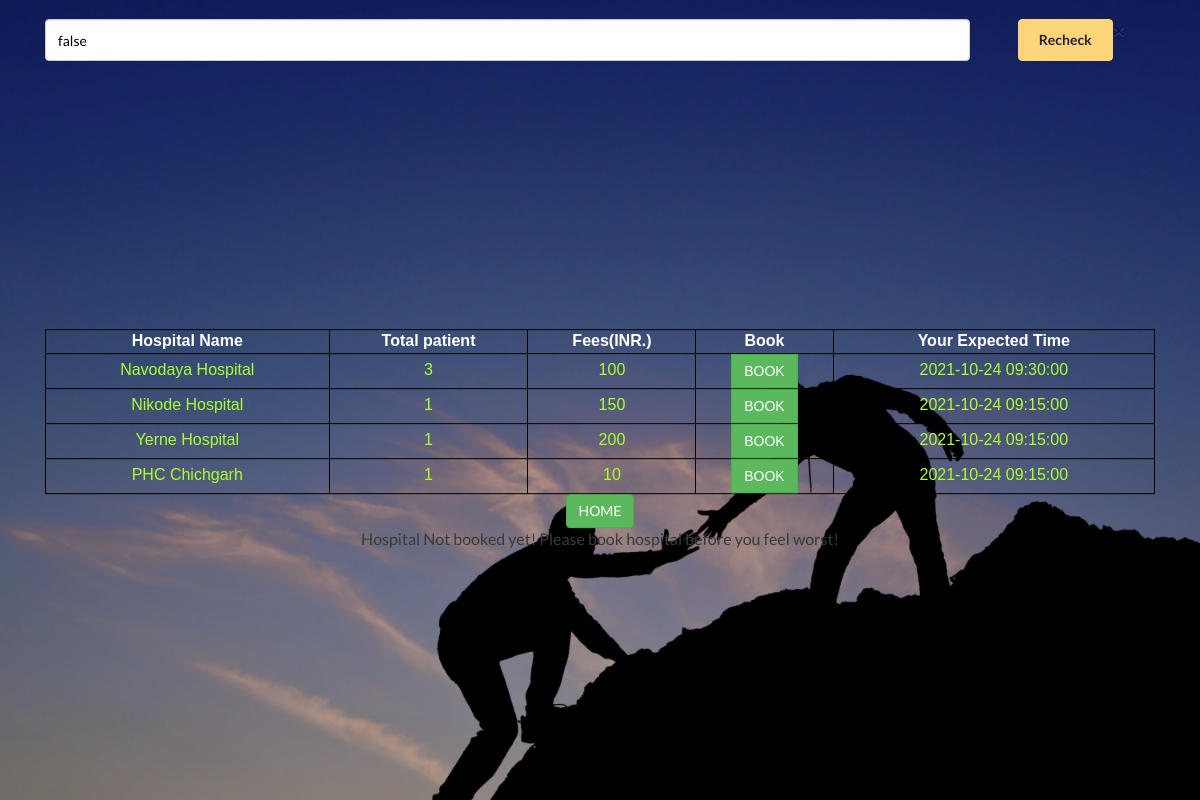
The app's page /searched_result.php, older data.
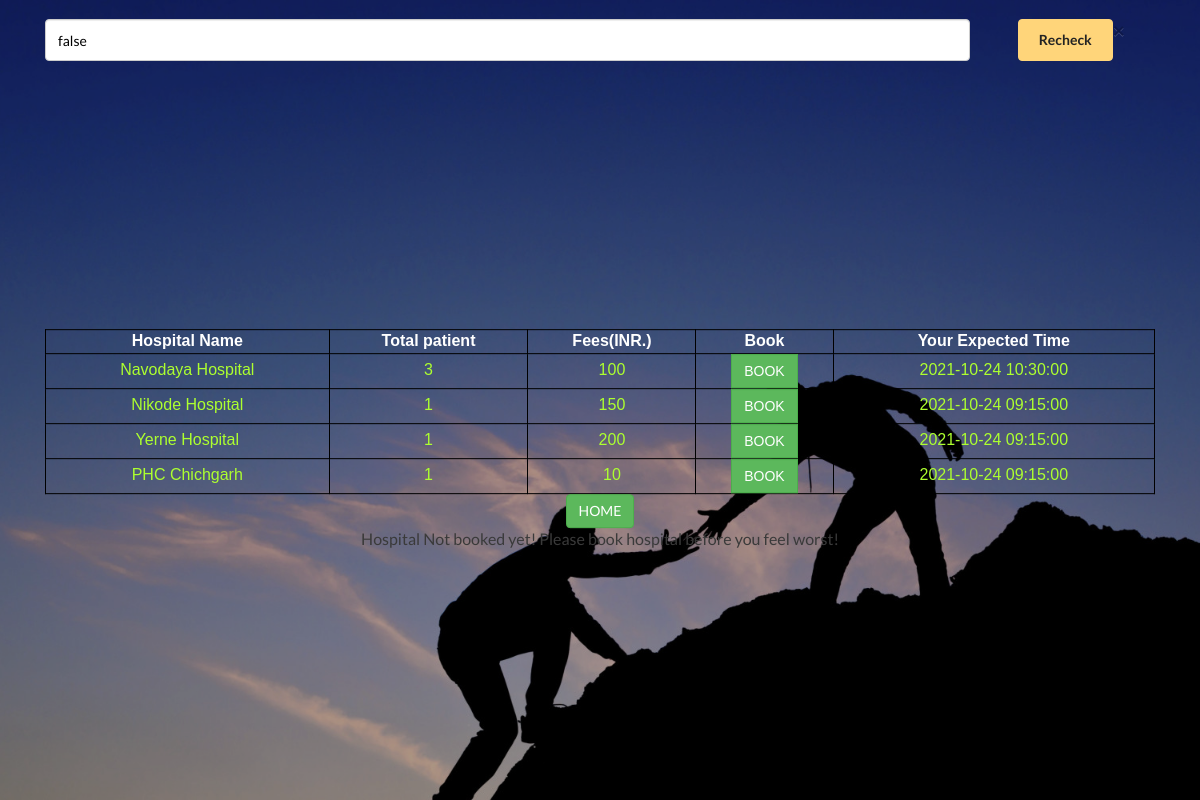
The same page, newer data.
### tables this page shows
CREATE TABLE `patienthospital` (
  `patientHospitalID` int(11) NOT NULL,
  `doctor_ID` int(11) NOT NULL,
  `hospitalID` int(11) NOT NULL,
  `patient_ID` int(11) NOT NULL,
  `allowedTime` datetime NOT NULL,
  `book_flag` tinyint(3) NOT NULL,
  `token_no` int(11) NOT NULL,
  `reason` varchar(200) NOT NULL
);

### searched_result.php (the view, shortened to what this page needs)
<!DOCTYPE html>
<html>
  <head>
    <link href="assets/css/Custom/bootstrap.css" rel="stylesheet">
    <link rel="stylesheet" href="assets/css/style.css">
    <link rel="stylesheet" href="assets/css/responsive.css">
    <link rel="stylesheet" href="assets/css/TimeCircles.css">
    <link href="http://maxcdn.bootstrapcdn.com/font-awesome/4.2.0/css/font-awesome.min.css" rel="stylesheet">
  </head>
 <body class="forsamlldevices">
<div class="bg  ">
	<div class="bg-color">
	  	<div class="container content">
			<div class="row  col-md-12 col-lg-12 col-sm-12">
				<div class="sun clearfix attop">
					<div id="right-block" class="col-sm-12">
						<form class="newsletter-signup" role="form"><button type="button" class="close" data-dismiss="modal">&times;</button>
						  <div class="input-group">
							<input style="color:#000" type="text" placeholder="@9403148108/@patient_ID/@PravinkumarRaut" class="form-control" id="searchPatientText" placeholder="contact@yourdomain.com" required>
							<span class="input-group-btn">
							  <a href="#" class="btn btn-default btn-sand">Recheck</a>
							</span>
						  </div>
						</form>
					</div>
				</div>
			</div>
<?php
include('PHP\dbconfig.php');
$fetchAllBookAbleHospital = "SELECT  ph.hospitalID,ha.hospitalName,ha.hospitalPhone,ha.hospitalAddress,ha.hospitalPinCode,ha.fees,count(ph.hospitalID) as countPatient FROM `hospitalarea` as ha, `patienthospital` as ph WHERE ha.hospitalID not in (SELECT hospitalID FROM `patienthospital` where patient_ID = '$patient_ID' and book_flag='1') and ha.hospitalID = ph.hospitalID and ph.book_flag='1' GROUP BY ph.hospitalID";
$result = $mysqli->query($fetchAllBookAbleHospital);
if($result->num_rows>0){
	$result = $mysqli->query($fetchAllBookAbleHospital);
?>
			<div class="sun clearfix attop">
				<div id="right-block" class="col-sm-12" >
					<table id="hospital" >
					  <tr>
					    <th style="font-weight: 20px; color:#fff;">Hospital Name</th>
					    <th style="font-weight: 20px; color:#fff;">Total patient</th>
					    <th style="font-weight: 20px; color:#fff;">Fees(INR.)</th>
					    <th style="font-weight: 20px; color:#fff;">Book</th>
					    <th style="font-weight: 20px; color:#fff;">Your Expected Time</th>
					  </tr>
					  <?php
					while($rowHospital = $result->fetch_assoc()){
					$countPatient= $rowHospital['countPatient'];
					$fetchLatestBookedRegisterd = "SELECT * FROM `patienthospital` WHERE book_flag = 1 and hospitalID = '".$rowHospital['hospitalID']."' ORDER by allowedTime DESC LIMIT 1";
					$resultFetchAT = $mysqli->query($fetchLatestBookedRegisterd);
					if($resultFetchAT->num_rows>0){
						$resultFetchATValue = $mysqli->query($fetchLatestBookedRegisterd);
						while($latestPatient = $resultFetchATValue->fetch_assoc()){
							$latestPatientExpectedTime = $latestPatient['allowedTime'];
						}
					}
					$averageTime = 15;
$time = new DateTime($latestPatientExpectedTime);
$time->add(new DateInterval('PT' . $averageTime . 'M'));
$expectedTimeToVisitOffice  = $time->format('Y-m-d H:i:s');
					  	?>
					  <tr>
					    <td><?php echo $hospitalName = $rowHospital['hospitalName']; ?></td>
					    <td><?php echo $countPatient;?></td>
					    <td><?php print_r($rowHospital['fees']); ?></td>
					    <td>
					    <span class="input-group-btn" >
							<a id="searchHospitalNow" class="btn btn-success testing" data-toggle="modal" data-target="#hospitalBooking" data-hospitalnametosend="<?=$rowHospital['hospitalName']?>" data-hospitalidtosend="<?=$rowHospital['hospitalID']?>" data-patientidtosend="<?=$patient_ID?>" data-totalpatienttosend="<?=$countPatient?>" data-totalestimatedtime="<?=$expectedTimeToVisitOffice?>">BOOK</a>
							</span>
						</td>
						<td><?php
									echo $expectedTimeToVisitOffice;
						?></td>
					  </tr>
					  <?php }?>
					</table>
					<a href="index.php" class="btn btn-success" >HOME</a><br>
<?php
}
$getBookedPatient = "SELECT * FROM `patienthospital` as ph, `hospitalarea` as ha where ph.hospitalID = ha.hospitalID and patient_ID = '$patient_ID' and book_flag='1'";
$result = $mysqli->query($getBookedPatient);
if($result->num_rows<=1){
	$result = $mysqli->query($getBookedPatient);
	if($result->num_rows>0){
?>
					<table id="hospital" >
					<?php if($result->num_rows==1) {?>
						<div id="limitOfHospitalRegistration">
						<input type="hidden" id="toShowErrorMessage" value="<?php echo $result->num_rows;?>"></input>
						<?php echo $result->num_rows ; ?></div>
						<?php }?>
					  <tr>
					    <th style="font-weight: 20px; color:#fff;">Hospital Name</th>
					    <th style="font-weight: 20px; color:#fff;">My Token No</th>
					    <th style="font-weight: 20px; color:#fff;">Fees(INR.)</th>
					    <th>Arriving Time</th>
					    <th style="font-weight: 20px; color:#fff;">Book</th>
					  </tr>
					  <?php
					  	while($rowHospitalBooked = $result->fetch_assoc()){
							$hospitalID=$rowHospitalBooked['hospitalID'];
							$expectedTimeToVisitOfficeCancel=$rowHospitalBooked['allowedTime'];
					  		?>
					  <tr>
					    <td><?php echo $hospitalName = $rowHospitalBooked['hospitalName']; ?></td>
					    <td><?php echo $rowHospitalBooked['token_no']; ?></td>
					    <td><?php print_r($rowHospitalBooked['fees']); ?></td>
					    <td><div id="count-down" data-date="<?php echo $rowHospitalBooked['allowedTime']; ?>"></div>
					    <?php echo $rowHospitalBooked['allowedTime'];
    					date_default_timezone_set('Asia/Kolkata');
					    if($rowHospitalBooked['allowedTime']<=date("Y-m-d H:i:s", time())){
					    	?>
					    	<input type="hidden" name="reframeTime"id="reframeTime" value="<?php echo $allowedTime;?>">
							<div id="timestamp">Timer here too...</div>
						<?php
					    }
					    ?>
					    </td>
					    <td><span class="input-group-btn">
							<a id="searchHospitalNowCancel" class="btn btn-success " data-toggle="modal"
							data-target="#hospitalBookingCancel"
							data-hospitalnametosendcancel="<?=$hospitalName?>"
							data-hospitalidtosendcancel="<?=$hospitalID?>"
							data-patientidtosendcancel="<?=$patient_ID?>"
							data-tokennotosendcancel="<?=$rowHospitalBooked['token_no']?>"
							data-totalestimatedtimecancel="<?=$expectedTimeToVisitOfficeCancel?>">CANCEL</a>
							</span>
						</td>
					  </tr>
					  <?php }
					  }
					  else { ?>
					  <tr style="font-weight: 20px; color:#fff;">
					  	<td >
					  	Hospital Not booked yet! Please book hospital before you feel worst!
					  	</td>
					  </tr>
					  <?php } ?>
				</div>
			</div>
<?php
}
else echo "User already exceeds the limit of registration today!";
?>
		</div>
	</div>
</div>
  </body>
</html>

### assets/css/style.css (style rules this page uses)
body, html { font-family: 'Lato', sans-serif; font-weight: normal; font-size: 16px; background: #f8faeb; color: #3a3a3a; height: 100%; }
a { color: #1b727b }
.bg { background: url(../images/bg.jpg) no-repeat center center; -webkit-background-size: cover; -moz-background-size: cover; -o-background-size: cover; background-size: cover; height: 100%; text-align:center; }
.bg-color { background-color: rgba(0, 0, 0, 0.3); width: 100%; height: 100%; }
.content .form-control, .contact-block .form-control { width: 95%; height: 42px; padding: 10px 12px; border-radius: 4px; }
.sun .btn-sand, .contact-block .btn-sand { color: #fff; padding: 10px 20px; }
.sun .input-group-btn:last-child>.btn-sand, .sun .input-group .form-control:first-child, .contact-block .input-group-btn:last-child>.btn-sand, .contact-block .input-group .form-control:first-child { border-radius: 4px; }
.sun .btn-sand { color: #232323; background: #ffd57a; border-color: #ffd57a; font-weight: bold; }

### assets/css/responsive.css (style rules this page uses)
@media screen and (min-width: 768px) { .content, .content .row, .content .row .left-block, .content .row .right-block, .sun-content { height: 100%; } }
@media screen and (min-width: 768px) { .sun { position: relative; top: 50%; -webkit-transform: translateY(-48%); -moz-transform: translateY(-50%); -ms-transform: translateY(0%); -o-transform: translateY(0%); transform: translateY(-50%); } }

### searched_result.php (style rules this page uses)
.attop { position: relative; top: 5%; }
.forsamlldevices { height: inherit; }
table#hospital { font-family: arial, sans-serif; border-collapse: collapse; width: 100%; text-align: center; }
table { display: table; border-collapse: separate; box-sizing: border-box; text-indent: initial; border-spacing: 2px; border-color: grey; }
table, th, td { border: 1px solid black; border-radius: 10px; text-align: center; }
th,td { color: greenyellow; }

Row changes from the older to the newer data that the page shows:
changed patienthospital (number 1 of 4 on the later page): allowedTime "2021-10-24 09:15:00" → "2021-10-24 10:15:00" (drawn)
Text that changed along with them:
new list line: "Navodaya Hospital 3 100 BOOK"
new list line: "2021-10-24 10:30:00"
list line gone: "Navodaya Hospital 3 100 BOOK"
list line gone: "2021-10-24 09:30:00"
